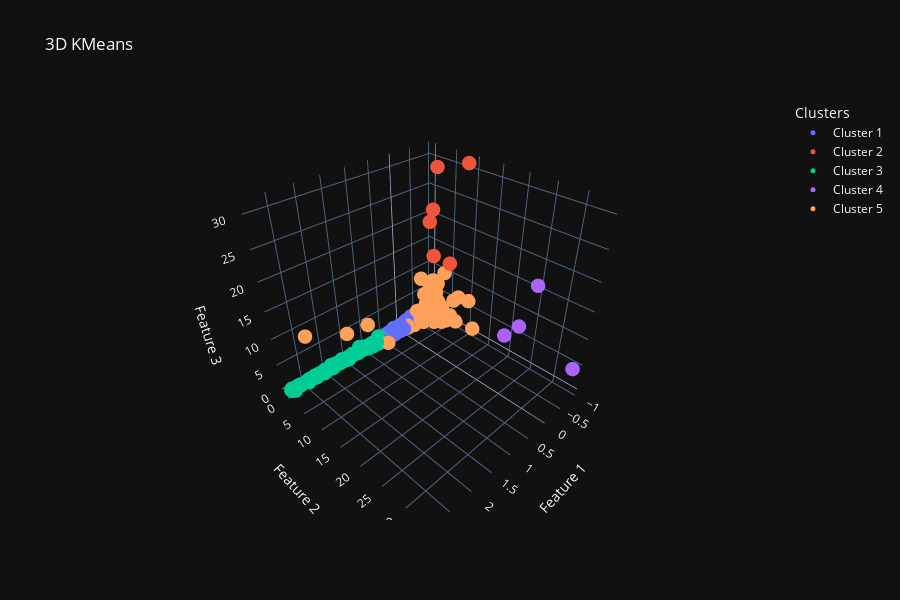

This figure's notebook cell:
### Code cell
plot_clusters_3d(x_scale, labels = km_labels, title = "3D KMeans")

### Figure 1 — Plotly figure (JSON) as saved in the notebook; plotly's stock layout.template omitted (floating-point values rounded to 4 significant figures; data arrays with more than 128 entries replaced by an {"elided": "..."} marker saying what was removed)
{"data": [{"marker": {"size": 5}, "mode": "markers", "name": "Cluster 1", "type": "scatter3d", "x": {"elided": "3024 float values"}, "y": {"elided": "3024 float values"}, "z": {"elided": "3024 float values"}}, {"marker": {"size": 5}, "mode": "markers", "name": "Cluster 2", "type": "scatter3d", "x": [-0.6853, -0.8253, -0.9053, -0.9153, -0.8453, -0.9153], "y": [2.765, 5.785, 8.806, -0.3882, 1.089, 1.51], "z": [13.68, 12.82, 30.96, 18.52, 21.41, 28.67]}, {"marker": {"size": 5}, "mode": "markers", "name": "Cluster 3", "type": "scatter3d", "x": {"elided": "1055 float values"}, "y": {"elided": "1055 float values"}, "z": {"elided": "1055 float values"}}, {"marker": {"size": 5}, "mode": "markers", "name": "Cluster 4", "type": "scatter3d", "x": [-0.9153, -0.8853, -0.9153, -0.9053], "y": [19.17, 22.27, 24.74, 33.64], "z": [3.451, 7.025, 15.77, 4.282]}, {"marker": {"size": 5}, "mode": "markers", "name": "Cluster 5", "type": "scatter3d", "x": {"elided": "249 float values"}, "y": {"elided": "249 float values"}, "z": {"elided": "249 float values"}}], "layout": {"height": 600, "legend": {"title": {"text": "Clusters"}}, "scene": {"xaxis": {"title": {"text": "Feature 1"}}, "yaxis": {"title": {"text": "Feature 2"}}, "zaxis": {"title": {"text": "Feature 3"}}}, "title": {"text": "3D KMeans"}}}
